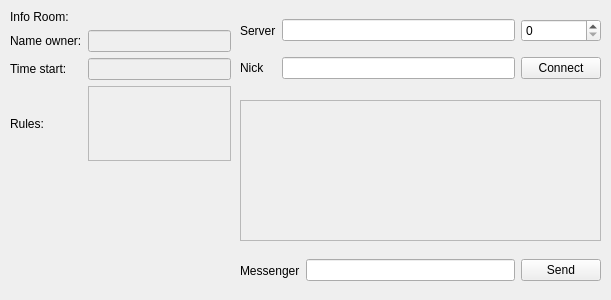
<?xml version="1.0" encoding="UTF-8"?>
<ui version="4.0">
 <class>ChatClient</class>
 <widget class="QWidget" name="ChatClient">
  <property name="geometry">
   <rect>
    <x>0</x>
    <y>0</y>
    <width>611</width>
    <height>300</height>
   </rect>
  </property>
  <property name="windowTitle">
   <string>Room Chat</string>
  </property>
  <widget class="QWidget" name="gridLayoutWidget">
   <property name="geometry">
    <rect>
     <x>240</x>
     <y>10</y>
     <width>361</width>
     <height>80</height>
    </rect>
   </property>
   <layout class="QGridLayout" name="gridLayout">
    <item row="1" column="1">
     <widget class="QLineEdit" name="lineEditNick"/>
    </item>
    <item row="1" column="0">
     <widget class="QLabel" name="labelNick">
      <property name="text">
       <string>Nick</string>
      </property>
     </widget>
    </item>
    <item row="0" column="1">
     <widget class="QLineEdit" name="lineEditServer"/>
    </item>
    <item row="0" column="0">
     <widget class="QLabel" name="labelServer">
      <property name="text">
       <string>Server</string>
      </property>
     </widget>
    </item>
    <item row="0" column="2">
     <widget class="QSpinBox" name="spinBoxPort"/>
    </item>
    <item row="1" column="2">
     <widget class="QPushButton" name="btnConnect">
      <property name="text">
       <string>Connect</string>
      </property>
     </widget>
    </item>
   </layout>
  </widget>
  <widget class="QTextEdit" name="textEditChat">
   <property name="enabled">
    <bool>false</bool>
   </property>
   <property name="geometry">
    <rect>
     <x>240</x>
     <y>100</y>
     <width>361</width>
     <height>141</height>
    </rect>
   </property>
  </widget>
  <widget class="QWidget" name="horizontalLayoutWidget">
   <property name="geometry">
    <rect>
     <x>240</x>
     <y>250</y>
     <width>361</width>
     <height>41</height>
    </rect>
   </property>
   <layout class="QHBoxLayout" name="horizontalLayout">
    <item>
     <widget class="QLabel" name="labelMsg">
      <property name="text">
       <string>Messenger</string>
      </property>
     </widget>
    </item>
    <item>
     <widget class="QLineEdit" name="lineEditMsg"/>
    </item>
    <item>
     <widget class="QPushButton" name="btnSend">
      <property name="text">
       <string>Send</string>
      </property>
     </widget>
    </item>
   </layout>
  </widget>
  <widget class="QWidget" name="gridLayoutWidget_2">
   <property name="geometry">
    <rect>
     <x>10</x>
     <y>10</y>
     <width>221</width>
     <height>151</height>
    </rect>
   </property>
   <layout class="QGridLayout" name="gridLayout_2">
    <item row="3" column="0">
     <widget class="QLabel" name="label_4">
      <property name="text">
       <string>Rules:</string>
      </property>
     </widget>
    </item>
    <item row="2" column="0">
     <widget class="QLabel" name="label_3">
      <property name="text">
       <string>Time start:</string>
      </property>
     </widget>
    </item>
    <item row="1" column="0">
     <widget class="QLabel" name="label_2">
      <property name="text">
       <string>Name owner:</string>
      </property>
     </widget>
    </item>
    <item row="0" column="0">
     <widget class="QLabel" name="label">
      <property name="text">
       <string>Info Room:</string>
      </property>
     </widget>
    </item>
    <item row="1" column="1">
     <widget class="QLineEdit" name="lineEditNameOwner">
      <property name="enabled">
       <bool>false</bool>
      </property>
     </widget>
    </item>
    <item row="2" column="1">
     <widget class="QLineEdit" name="lineEditTimeStart">
      <property name="enabled">
       <bool>false</bool>
      </property>
     </widget>
    </item>
    <item row="3" column="1">
     <widget class="QTextEdit" name="textEditRules">
      <property name="enabled">
       <bool>false</bool>
      </property>
      <property name="mouseTracking">
       <bool>false</bool>
      </property>
     </widget>
    </item>
   </layout>
  </widget>
 </widget>
 <resources/>
 <connections/>
</ui>
